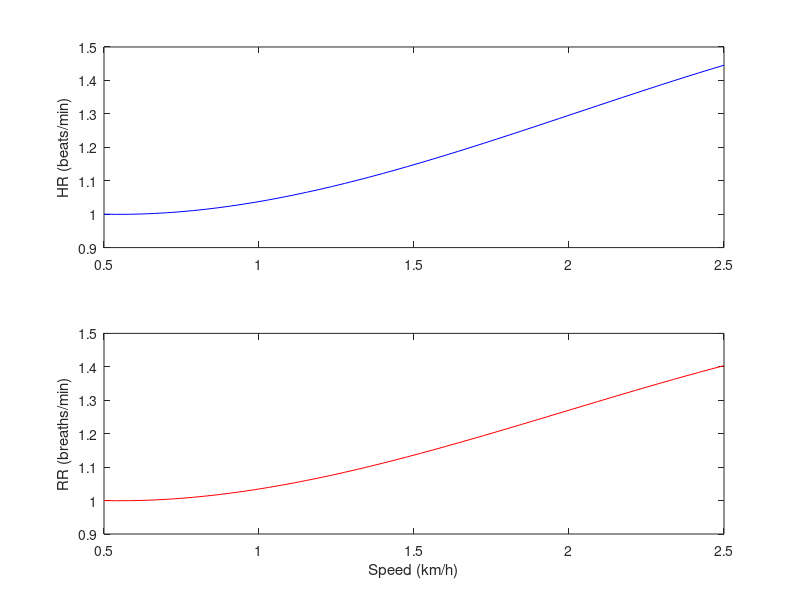
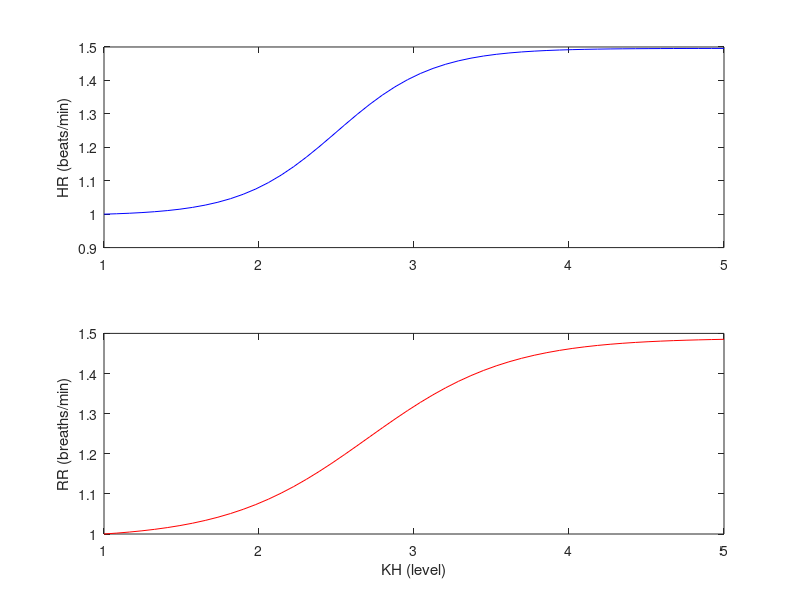
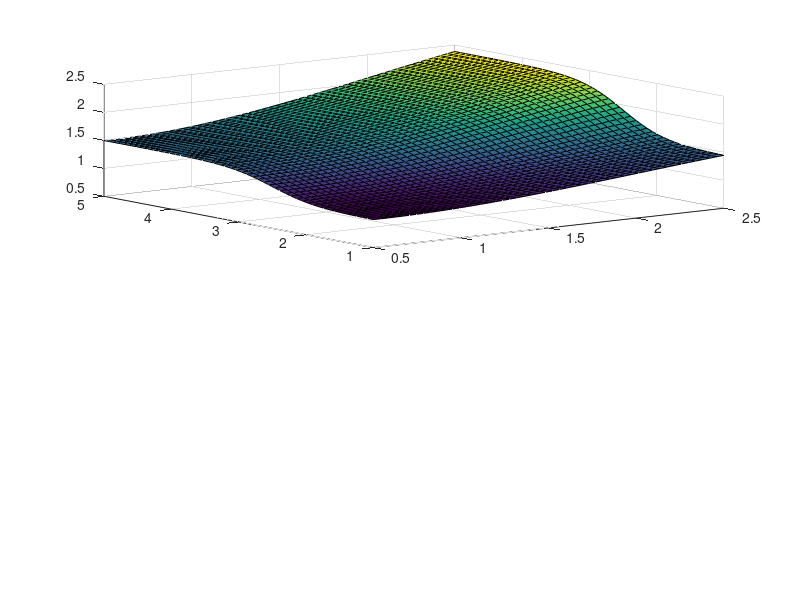

Write MATLAB code to recreate these figures, in order. (Note: this script raises an error after producing the figures.)
clear all; close all; clc;

% % European Journal of applied physiology (2006)
% % Ref : Physiological responses to nordic walking, walking and jogging
% x0 = [0 0.2 0.3 0.4 0.5 0.6 1.2 1.3 1.5 1.65 1.8 2.1 2.4 2.5 2.7 2.8 2.9 3 3.5 4]*3.6; % km/h, walking speed for normal people
% x = x0 / 4;            % For patients
% HR = [75 75 76 76 78 80 95 100 107 115 125 150 152 155 156 156.5 157 157 157 158]/75; % bpm, beats per minute
% 
% figure; plot(x,HR)
% 
% %% Fit: 'untitled fit 1'.
% [xData, yData] = prepareCurveData( x, HR );
% 
% % Set up fittype and options.
% ft = fittype( 'poly4' );
% 
% % Fit model to data.
% [fitresult, gof] = fit( xData, yData, ft );
% 
% % Plot fit with data.
% figure( 'Name', 'untitled fit 1' );
% h = plot( fitresult, xData, yData );
% legend( h, 'HR vs. x', 'untitled fit 1', 'Location', 'NorthEast' );
% % Label axes
% xlabel x
% ylabel HR
% grid on
% 

N=50; 
x=linspace(0.5,2.5,N);
%% HR vs spd
a = [-0.09453 0.4331 -0.04252 1];
for k=1:N;
    HR1(k) = 0.5*(a(1)*(x(k)-0.5)^3 + a(2)*(x(k)-0.5)^2 + a(3)*(x(k)-0.5)) + a(4);
end

%% RR vs spd
% for k=1:N;
%     if x(k)<0.5, RR1(k) = 0.1/0.5*x(k)+1; end
%     if x(k)>=0.5 && x(k)<2.5, RR1(k) = 1/2*(x(k)-0.5) + 1.1; end
%     if x(k)>=2.5, RR1(k) = 0.1/0.5*(x(k)-2.5) + 2.1; end
% end
a = [-0.09053 0.4031 -0.04052 1];
for k=1:N;
    RR1(k) = 0.5*(a(1)*(x(k)-0.5)^3 + a(2)*(x(k)-0.5)^2 + a(3)*(x(k)-0.5)) + a(4);
end

%% Figure
figure('color','w');
subplot(211); plot(x,HR1,'b'); ylabel('HR (beats/min)') 
subplot(212); plot(x,RR1,'r'); ylabel('RR (breaths/min)')
xlabel('Speed (km/h)');

hFig = figure(1);
set(hFig, 'Position', [300 100 400 400])
set(gcf, 'renderer', 'painters');
drawnow;
%% HR vs KH
y=linspace(1,5,N);
HR2=(0.25*tanh(1.6*(y-2.5)))+1.2459;

%% RR vs KH
RR2=(0.25*tanh(1.1*(y-2.7)))+1.2384;

figure('color','w');
subplot(211); plot(y,HR2,'b'); ylabel('HR (beats/min)') 
subplot(212); plot(y,RR2,'r'); ylabel('RR (breaths/min)')
xlabel('KH (level)');

hFig = figure(2);
set(hFig, 'Position', [300 100 400 400])
set(gcf, 'renderer', 'painters');
drawnow;

%% Bio vs spd vs KH
a = [-0.09453 0.4331 -0.04252 1];
b = [-0.09053 0.4031 -0.04052 1];
for k=1:N;
    HR(k) = a(1)*x(k)^3 + a(2)*x(k)^2 + a(3)*x(k) + a(4) + 0.5*tanh(1.6*(y(k)-2.5))+1.492;
    if x(k)<0.5, RR(k) = 0.1/0.5*x(k)+1; end
    if x(k)>=0.5 && x(k)<2.5, RR(k) = 1/2*(x(k)-0.5) + 1.1; end
    if x(k)>=2.5, RR(k) = 0.1/0.5*(x(k)-2.5) + 2.1; end
    RR(k) = RR(k) + 0.5*tanh(1.1*(y(k)-2.7))+1.477;
end

[X,Y] = meshgrid(x,y);
HR = (a(1)*(X-0.5).^3 + a(2)*(X-0.5).^2 + a(3)*(X-0.5) + a(4)) .* (0.5*tanh(1.6*(Y-2.5))+1.492) * 0.5 + 0.5;
RR = (b(1)*(X-0.5).^3 + b(2)*(X-0.5).^2 + b(3)*(X-0.5) + b(4)) .* ((0.25*tanh(1.1*(Y-2.7)))+1.2384) * 0.5 + 0.5;
figure('color','w');
subplot(211); s=surf(X,Y,HR); s.EdgeColor = 'none';  colorbar
axis([0.5 2.5 1 5 1 2.5])
xlabel('Speed (km/h)'); ylabel('KH (level)'); zlabel('HR (beats/min)') 
subplot(212); s=surf(X,Y,RR); s.EdgeColor = 'none'; colorbar
axis([0.5 2.5 1 5 1 2])
xlabel('Speed (km/h)'); ylabel('KH (level)'); zlabel('RR (breaths/min)')
maxHR = 2.383; 
maxRR = 1.842;

%% Plant
HRtest = @(q,w) (a(1)*(q-0.5).^3 + a(2)*(q-0.5).^2 + a(3)*(q-0.5) + a(4)) .* (0.5*tanh(1.6*(w-2.5))+1.492) * 0.5 + 0.5;
RRtest = @(q,w) (b(1)*(q-0.5).^3 + b(2)*(q-0.5).^2 + b(3)*(q-0.5) + b(4)) .* ((0.25*tanh(1.1*(w-2.7)))+1.2384) * 0.5 + 0.5;

q = input('Speed (0.5 ~ 2.5 km/h) = '); w = input('Knee height (1~5 level) = ');
Answer = [HRtest(q,w), RRtest(q,w)];
fprintf('\n HR = %1.4f, RR = %1.4f \n',Answer)